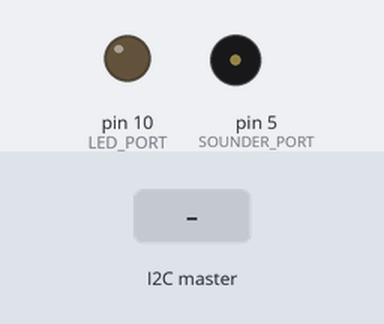
Simulated run of this sketch. Board: Arduino Uno, built for the host (arithmetic inside an expression is 32-bit, double 64-bit). On the bench: output pins drawn as LEDs (lit = HIGH), buzzer (waves = sounding). Inputs (shaded band) come from the test bench.

Above: at 1.2 s.
1.3 s: the I2C master sends the byte 1
At 1.9 s:
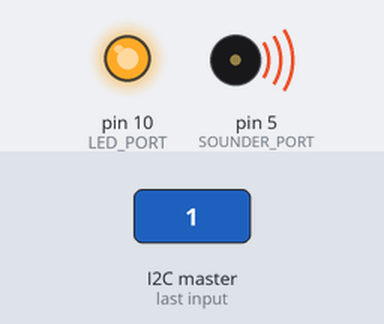
2.8 s: the I2C master sends the byte 0
At 4.3 s:
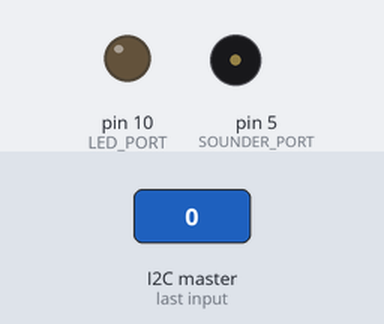
Timing chart, 0 to 5.8 s (numbered marks = the images above; inputs shaded):
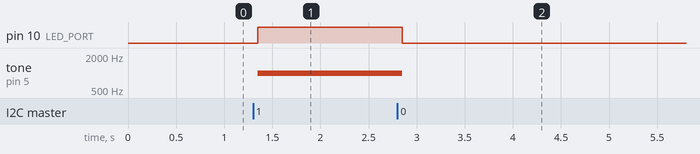

Measured:
- after the input at 1.3 s, pin 10 (LED_PORT): LOW → HIGH after 0.05 s; tone on pin 5 (SOUNDER_PORT): silent → 1000 Hz after 0.05 s
- after the input at 2.8 s, pin 10 (LED_PORT): HIGH → LOW after 0.05 s; tone on pin 5 (SOUNDER_PORT): 1000 Hz → silent after 0.05 s

The sketch:

slave2.ino
```cpp
#include <Wire.h>

const int SOUNDER_PORT = 5;
const int LED_PORT = 10;
int number = -1;
bool flag = false;

void setup() {

  pinMode(LED_PORT, OUTPUT);

  pinMode(SOUNDER_PORT, OUTPUT);
  analogReference(INTERNAL1V1);

  Wire.begin(2);
  Wire.onReceive(temp);
}

void loop() {
  if(flag) {
    tone(SOUNDER_PORT, 1000, 100);
    digitalWrite(LED_PORT, HIGH);
  } else {
        noTone(SOUNDER_PORT);
        digitalWrite(LED_PORT, LOW);
   }
}

void temp(int n) {
  number = Wire.read();
  if(number == 1) {
    flag = true;
  } else if(number == 0) {
    flag = false;
  }
}
```
